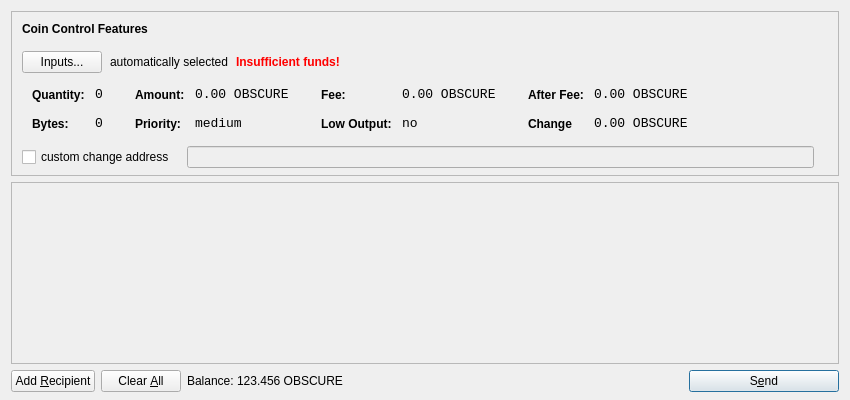
<?xml version="1.0" encoding="UTF-8"?>
<ui version="4.0">
 <class>SendCoinsDialog</class>
 <widget class="QDialog" name="SendCoinsDialog">
  <property name="geometry">
   <rect>
    <x>0</x>
    <y>0</y>
    <width>850</width>
    <height>400</height>
   </rect>
  </property>
  <property name="windowTitle">
   <string>Send Coins</string>
  </property>
  <layout class="QVBoxLayout" name="verticalLayout" stretch="0,1,0">
   <property name="bottomMargin">
    <number>8</number>
   </property>
   <item>
    <widget class="QFrame" name="frameCoinControl">
     <property name="sizePolicy">
      <sizepolicy hsizetype="Expanding" vsizetype="Expanding">
       <horstretch>0</horstretch>
       <verstretch>0</verstretch>
      </sizepolicy>
     </property>
     <property name="maximumSize">
      <size>
       <width>16777215</width>
       <height>16777215</height>
      </size>
     </property>
     <property name="frameShape">
      <enum>QFrame::StyledPanel</enum>
     </property>
     <property name="frameShadow">
      <enum>QFrame::Sunken</enum>
     </property>
     <layout class="QVBoxLayout" name="verticalLayoutCoinControl2">
      <property name="spacing">
       <number>-1</number>
      </property>
      <property name="leftMargin">
       <number>0</number>
      </property>
      <property name="topMargin">
       <number>0</number>
      </property>
      <property name="rightMargin">
       <number>0</number>
      </property>
      <property name="bottomMargin">
       <number>6</number>
      </property>
      <item>
       <layout class="QVBoxLayout" name="verticalLayoutCoinControl" stretch="0,0,0,0,1">
        <property name="spacing">
         <number>0</number>
        </property>
        <property name="leftMargin">
         <number>10</number>
        </property>
        <property name="topMargin">
         <number>10</number>
        </property>
        <item>
         <layout class="QHBoxLayout" name="horizontalLayoutCoinControl1">
          <property name="bottomMargin">
           <number>15</number>
          </property>
          <item>
           <widget class="QLabel" name="labelCoinControlFeatures">
            <property name="sizePolicy">
             <sizepolicy hsizetype="Preferred" vsizetype="Maximum">
              <horstretch>0</horstretch>
              <verstretch>0</verstretch>
             </sizepolicy>
            </property>
            <property name="font">
             <font>
              <weight>75</weight>
              <bold>true</bold>
             </font>
            </property>
            <property name="styleSheet">
             <string notr="true">font-weight:bold;</string>
            </property>
            <property name="text">
             <string>Coin Control Features</string>
            </property>
           </widget>
          </item>
         </layout>
        </item>
        <item>
         <layout class="QHBoxLayout" name="horizontalLayoutCoinControl2" stretch="0,0,0,0">
          <property name="spacing">
           <number>8</number>
          </property>
          <property name="bottomMargin">
           <number>10</number>
          </property>
          <item>
           <widget class="QPushButton" name="pushButtonCoinControl">
            <property name="styleSheet">
             <string notr="true"/>
            </property>
            <property name="text">
             <string>Inputs...</string>
            </property>
           </widget>
          </item>
          <item>
           <widget class="QLabel" name="labelCoinControlAutomaticallySelected">
            <property name="text">
             <string>automatically selected</string>
            </property>
            <property name="margin">
             <number>5</number>
            </property>
           </widget>
          </item>
          <item>
           <widget class="QLabel" name="labelCoinControlInsuffFunds">
            <property name="font">
             <font>
              <weight>75</weight>
              <bold>true</bold>
             </font>
            </property>
            <property name="styleSheet">
             <string notr="true">color:red;font-weight:bold;</string>
            </property>
            <property name="text">
             <string>Insufficient funds!</string>
            </property>
            <property name="margin">
             <number>5</number>
            </property>
           </widget>
          </item>
          <item>
           <spacer name="horizontalSpacerCoinControl">
            <property name="orientation">
             <enum>Qt::Horizontal</enum>
            </property>
            <property name="sizeHint" stdset="0">
             <size>
              <width>40</width>
              <height>1</height>
             </size>
            </property>
           </spacer>
          </item>
         </layout>
        </item>
        <item>
         <widget class="QWidget" name="widgetCoinControl" native="true">
          <property name="sizePolicy">
           <sizepolicy hsizetype="Preferred" vsizetype="Preferred">
            <horstretch>0</horstretch>
            <verstretch>0</verstretch>
           </sizepolicy>
          </property>
          <property name="minimumSize">
           <size>
            <width>0</width>
            <height>0</height>
           </size>
          </property>
          <property name="styleSheet">
           <string notr="true"/>
          </property>
          <layout class="QHBoxLayout" name="horizontalLayoutCoinControl5">
           <property name="margin">
            <number>0</number>
           </property>
           <item>
            <layout class="QHBoxLayout" name="horizontalLayoutCoinControl3" stretch="0,0,0,1">
             <property name="spacing">
              <number>20</number>
             </property>
             <property name="topMargin">
              <number>0</number>
             </property>
             <property name="bottomMargin">
              <number>10</number>
             </property>
             <item>
              <layout class="QFormLayout" name="formLayoutCoinControl1">
               <property name="horizontalSpacing">
                <number>10</number>
               </property>
               <property name="verticalSpacing">
                <number>14</number>
               </property>
               <property name="leftMargin">
                <number>10</number>
               </property>
               <property name="topMargin">
                <number>4</number>
               </property>
               <property name="rightMargin">
                <number>6</number>
               </property>
               <item row="0" column="0">
                <widget class="QLabel" name="labelCoinControlQuantityText">
                 <property name="styleSheet">
                  <string notr="true">font-weight:bold;</string>
                 </property>
                 <property name="text">
                  <string>Quantity:</string>
                 </property>
                 <property name="margin">
                  <number>0</number>
                 </property>
                </widget>
               </item>
               <item row="0" column="1">
                <widget class="QLabel" name="labelCoinControlQuantity">
                 <property name="font">
                  <font>
                   <family>Monospace</family>
                   <pointsize>10</pointsize>
                  </font>
                 </property>
                 <property name="cursor">
                  <cursorShape>IBeamCursor</cursorShape>
                 </property>
                 <property name="contextMenuPolicy">
                  <enum>Qt::ActionsContextMenu</enum>
                 </property>
                 <property name="text">
                  <string>0</string>
                 </property>
                 <property name="margin">
                  <number>0</number>
                 </property>
                 <property name="textInteractionFlags">
                  <set>Qt::LinksAccessibleByMouse|Qt::TextSelectableByKeyboard|Qt::TextSelectableByMouse</set>
                 </property>
                </widget>
               </item>
               <item row="1" column="0">
                <widget class="QLabel" name="labelCoinControlBytesText">
                 <property name="styleSheet">
                  <string notr="true">font-weight:bold;</string>
                 </property>
                 <property name="text">
                  <string>Bytes:</string>
                 </property>
                </widget>
               </item>
               <item row="1" column="1">
                <widget class="QLabel" name="labelCoinControlBytes">
                 <property name="font">
                  <font>
                   <family>Monospace</family>
                   <pointsize>10</pointsize>
                  </font>
                 </property>
                 <property name="cursor">
                  <cursorShape>IBeamCursor</cursorShape>
                 </property>
                 <property name="contextMenuPolicy">
                  <enum>Qt::ActionsContextMenu</enum>
                 </property>
                 <property name="text">
                  <string>0</string>
                 </property>
                 <property name="textInteractionFlags">
                  <set>Qt::LinksAccessibleByMouse|Qt::TextSelectableByKeyboard|Qt::TextSelectableByMouse</set>
                 </property>
                </widget>
               </item>
              </layout>
             </item>
             <item>
              <layout class="QFormLayout" name="formLayoutCoinControl2">
               <property name="horizontalSpacing">
                <number>10</number>
               </property>
               <property name="verticalSpacing">
                <number>14</number>
               </property>
               <property name="leftMargin">
                <number>6</number>
               </property>
               <property name="topMargin">
                <number>4</number>
               </property>
               <property name="rightMargin">
                <number>6</number>
               </property>
               <item row="0" column="0">
                <widget class="QLabel" name="labelCoinControlAmountText">
                 <property name="styleSheet">
                  <string notr="true">font-weight:bold;</string>
                 </property>
                 <property name="text">
                  <string>Amount:</string>
                 </property>
                 <property name="margin">
                  <number>0</number>
                 </property>
                </widget>
               </item>
               <item row="0" column="1">
                <widget class="QLabel" name="labelCoinControlAmount">
                 <property name="font">
                  <font>
                   <family>Monospace</family>
                   <pointsize>10</pointsize>
                  </font>
                 </property>
                 <property name="cursor">
                  <cursorShape>IBeamCursor</cursorShape>
                 </property>
                 <property name="contextMenuPolicy">
                  <enum>Qt::ActionsContextMenu</enum>
                 </property>
                 <property name="text">
                  <string>0.00 OBSCURE</string>
                 </property>
                 <property name="textInteractionFlags">
                  <set>Qt::LinksAccessibleByMouse|Qt::TextSelectableByKeyboard|Qt::TextSelectableByMouse</set>
                 </property>
                </widget>
               </item>
               <item row="1" column="0">
                <widget class="QLabel" name="labelCoinControlPriorityText">
                 <property name="styleSheet">
                  <string notr="true">font-weight:bold;</string>
                 </property>
                 <property name="text">
                  <string>Priority:</string>
                 </property>
                </widget>
               </item>
               <item row="1" column="1">
                <widget class="QLabel" name="labelCoinControlPriority">
                 <property name="font">
                  <font>
                   <family>Monospace</family>
                   <pointsize>10</pointsize>
                  </font>
                 </property>
                 <property name="cursor">
                  <cursorShape>IBeamCursor</cursorShape>
                 </property>
                 <property name="contextMenuPolicy">
                  <enum>Qt::ActionsContextMenu</enum>
                 </property>
                 <property name="text">
                  <string>medium</string>
                 </property>
                 <property name="textInteractionFlags">
                  <set>Qt::LinksAccessibleByMouse|Qt::TextSelectableByKeyboard|Qt::TextSelectableByMouse</set>
                 </property>
                </widget>
               </item>
              </layout>
             </item>
             <item>
              <layout class="QFormLayout" name="formLayoutCoinControl3">
               <property name="horizontalSpacing">
                <number>10</number>
               </property>
               <property name="verticalSpacing">
                <number>14</number>
               </property>
               <property name="leftMargin">
                <number>6</number>
               </property>
               <property name="topMargin">
                <number>4</number>
               </property>
               <property name="rightMargin">
                <number>6</number>
               </property>
               <item row="0" column="0">
                <widget class="QLabel" name="labelCoinControlFeeText">
                 <property name="styleSheet">
                  <string notr="true">font-weight:bold;</string>
                 </property>
                 <property name="text">
                  <string>Fee:</string>
                 </property>
                 <property name="margin">
                  <number>0</number>
                 </property>
                </widget>
               </item>
               <item row="0" column="1">
                <widget class="QLabel" name="labelCoinControlFee">
                 <property name="font">
                  <font>
                   <family>Monospace</family>
                   <pointsize>10</pointsize>
                  </font>
                 </property>
                 <property name="cursor">
                  <cursorShape>IBeamCursor</cursorShape>
                 </property>
                 <property name="contextMenuPolicy">
                  <enum>Qt::ActionsContextMenu</enum>
                 </property>
                 <property name="text">
                  <string>0.00 OBSCURE</string>
                 </property>
                 <property name="textInteractionFlags">
                  <set>Qt::LinksAccessibleByMouse|Qt::TextSelectableByKeyboard|Qt::TextSelectableByMouse</set>
                 </property>
                </widget>
               </item>
               <item row="1" column="0">
                <widget class="QLabel" name="labelCoinControlLowOutputText">
                 <property name="styleSheet">
                  <string notr="true">font-weight:bold;</string>
                 </property>
                 <property name="text">
                  <string>Low Output:</string>
                 </property>
                </widget>
               </item>
               <item row="1" column="1">
                <widget class="QLabel" name="labelCoinControlLowOutput">
                 <property name="font">
                  <font>
                   <family>Monospace</family>
                   <pointsize>10</pointsize>
                  </font>
                 </property>
                 <property name="cursor">
                  <cursorShape>IBeamCursor</cursorShape>
                 </property>
                 <property name="contextMenuPolicy">
                  <enum>Qt::ActionsContextMenu</enum>
                 </property>
                 <property name="text">
                  <string>no</string>
                 </property>
                 <property name="textInteractionFlags">
                  <set>Qt::LinksAccessibleByMouse|Qt::TextSelectableByKeyboard|Qt::TextSelectableByMouse</set>
                 </property>
                </widget>
               </item>
              </layout>
             </item>
             <item>
              <layout class="QFormLayout" name="formLayoutCoinControl4">
               <property name="horizontalSpacing">
                <number>10</number>
               </property>
               <property name="verticalSpacing">
                <number>14</number>
               </property>
               <property name="leftMargin">
                <number>6</number>
               </property>
               <property name="topMargin">
                <number>4</number>
               </property>
               <property name="rightMargin">
                <number>6</number>
               </property>
               <item row="0" column="0">
                <widget class="QLabel" name="labelCoinControlAfterFeeText">
                 <property name="styleSheet">
                  <string notr="true">font-weight:bold;</string>
                 </property>
                 <property name="text">
                  <string>After Fee:</string>
                 </property>
                 <property name="margin">
                  <number>0</number>
                 </property>
                </widget>
               </item>
               <item row="0" column="1">
                <widget class="QLabel" name="labelCoinControlAfterFee">
                 <property name="font">
                  <font>
                   <family>Monospace</family>
                   <pointsize>10</pointsize>
                  </font>
                 </property>
                 <property name="cursor">
                  <cursorShape>IBeamCursor</cursorShape>
                 </property>
                 <property name="contextMenuPolicy">
                  <enum>Qt::ActionsContextMenu</enum>
                 </property>
                 <property name="text">
                  <string>0.00 OBSCURE</string>
                 </property>
                 <property name="textInteractionFlags">
                  <set>Qt::LinksAccessibleByMouse|Qt::TextSelectableByKeyboard|Qt::TextSelectableByMouse</set>
                 </property>
                </widget>
               </item>
               <item row="1" column="0">
                <widget class="QLabel" name="labelCoinControlChangeText">
                 <property name="styleSheet">
                  <string notr="true">font-weight:bold;</string>
                 </property>
                 <property name="text">
                  <string>Change</string>
                 </property>
                </widget>
               </item>
               <item row="1" column="1">
                <widget class="QLabel" name="labelCoinControlChange">
                 <property name="font">
                  <font>
                   <family>Monospace</family>
                   <pointsize>10</pointsize>
                  </font>
                 </property>
                 <property name="cursor">
                  <cursorShape>IBeamCursor</cursorShape>
                 </property>
                 <property name="contextMenuPolicy">
                  <enum>Qt::ActionsContextMenu</enum>
                 </property>
                 <property name="text">
                  <string>0.00 OBSCURE</string>
                 </property>
                 <property name="textInteractionFlags">
                  <set>Qt::LinksAccessibleByMouse|Qt::TextSelectableByKeyboard|Qt::TextSelectableByMouse</set>
                 </property>
                </widget>
               </item>
              </layout>
             </item>
            </layout>
           </item>
          </layout>
         </widget>
        </item>
        <item>
         <layout class="QHBoxLayout" name="horizontalLayoutCoinControl4" stretch="0,0,0">
          <property name="spacing">
           <number>12</number>
          </property>
          <property name="sizeConstraint">
           <enum>QLayout::SetDefaultConstraint</enum>
          </property>
          <property name="topMargin">
           <number>5</number>
          </property>
          <property name="rightMargin">
           <number>5</number>
          </property>
          <item>
           <widget class="QCheckBox" name="checkBoxCoinControlChange">
            <property name="text">
             <string>custom change address</string>
            </property>
           </widget>
          </item>
          <item>
           <widget class="QLineEdit" name="lineEditCoinControlChange">
            <property name="enabled">
             <bool>false</bool>
            </property>
            <property name="sizePolicy">
             <sizepolicy hsizetype="Expanding" vsizetype="Fixed">
              <horstretch>0</horstretch>
              <verstretch>0</verstretch>
             </sizepolicy>
            </property>
           </widget>
          </item>
          <item>
           <widget class="QLabel" name="labelCoinControlChangeLabel">
            <property name="sizePolicy">
             <sizepolicy hsizetype="Preferred" vsizetype="Expanding">
              <horstretch>0</horstretch>
              <verstretch>0</verstretch>
             </sizepolicy>
            </property>
            <property name="minimumSize">
             <size>
              <width>0</width>
              <height>0</height>
             </size>
            </property>
            <property name="text">
             <string/>
            </property>
            <property name="margin">
             <number>3</number>
            </property>
           </widget>
          </item>
         </layout>
        </item>
        <item>
         <spacer name="verticalSpacerCoinControl">
          <property name="orientation">
           <enum>Qt::Vertical</enum>
          </property>
          <property name="sizeHint" stdset="0">
           <size>
            <width>800</width>
            <height>1</height>
           </size>
          </property>
         </spacer>
        </item>
       </layout>
      </item>
     </layout>
    </widget>
   </item>
   <item>
    <widget class="QScrollArea" name="scrollArea">
     <property name="widgetResizable">
      <bool>true</bool>
     </property>
     <widget class="QWidget" name="scrollAreaWidgetContents">
      <property name="geometry">
       <rect>
        <x>0</x>
        <y>0</y>
        <width>830</width>
        <height>165</height>
       </rect>
      </property>
      <layout class="QVBoxLayout" name="verticalLayout_2">
       <property name="margin">
        <number>0</number>
       </property>
       <item>
        <layout class="QVBoxLayout" name="entries">
         <property name="spacing">
          <number>6</number>
         </property>
        </layout>
       </item>
       <item>
        <spacer name="verticalSpacer">
         <property name="orientation">
          <enum>Qt::Vertical</enum>
         </property>
         <property name="sizeHint" stdset="0">
          <size>
           <width>20</width>
           <height>40</height>
          </size>
         </property>
        </spacer>
       </item>
      </layout>
     </widget>
    </widget>
   </item>
   <item>
    <layout class="QHBoxLayout" name="horizontalLayout">
     <item>
      <widget class="QPushButton" name="addButton">
       <property name="toolTip">
        <string>Send to multiple recipients at once</string>
       </property>
       <property name="text">
        <string>Add &amp;Recipient</string>
       </property>
       <property name="icon">
        <iconset resource="../bitcoin.qrc">
         <normaloff>:/icons/add</normaloff>:/icons/add</iconset>
       </property>
       <property name="autoDefault">
        <bool>false</bool>
       </property>
      </widget>
     </item>
     <item>
      <widget class="QPushButton" name="clearButton">
       <property name="sizePolicy">
        <sizepolicy hsizetype="Minimum" vsizetype="Fixed">
         <horstretch>0</horstretch>
         <verstretch>0</verstretch>
        </sizepolicy>
       </property>
       <property name="toolTip">
        <string>Remove all transaction fields</string>
       </property>
       <property name="text">
        <string>Clear &amp;All</string>
       </property>
       <property name="icon">
        <iconset resource="../bitcoin.qrc">
         <normaloff>:/icons/remove</normaloff>:/icons/remove</iconset>
       </property>
       <property name="autoRepeatDelay">
        <number>300</number>
       </property>
       <property name="autoDefault">
        <bool>false</bool>
       </property>
      </widget>
     </item>
     <item>
      <layout class="QHBoxLayout" name="horizontalLayout_2">
       <property name="spacing">
        <number>3</number>
       </property>
       <item>
        <widget class="QLabel" name="label">
         <property name="sizePolicy">
          <sizepolicy hsizetype="Preferred" vsizetype="Fixed">
           <horstretch>0</horstretch>
           <verstretch>0</verstretch>
          </sizepolicy>
         </property>
         <property name="text">
          <string>Balance:</string>
         </property>
        </widget>
       </item>
       <item>
        <widget class="QLabel" name="labelBalance">
         <property name="sizePolicy">
          <sizepolicy hsizetype="Preferred" vsizetype="Fixed">
           <horstretch>0</horstretch>
           <verstretch>0</verstretch>
          </sizepolicy>
         </property>
         <property name="cursor">
          <cursorShape>IBeamCursor</cursorShape>
         </property>
         <property name="text">
          <string>123.456 OBSCURE</string>
         </property>
         <property name="textInteractionFlags">
          <set>Qt::LinksAccessibleByMouse|Qt::TextSelectableByKeyboard|Qt::TextSelectableByMouse</set>
         </property>
        </widget>
       </item>
      </layout>
     </item>
     <item>
      <spacer name="horizontalSpacer">
       <property name="orientation">
        <enum>Qt::Horizontal</enum>
       </property>
       <property name="sizeHint" stdset="0">
        <size>
         <width>40</width>
         <height>20</height>
        </size>
       </property>
      </spacer>
     </item>
     <item>
      <widget class="QPushButton" name="sendButton">
       <property name="minimumSize">
        <size>
         <width>150</width>
         <height>0</height>
        </size>
       </property>
       <property name="toolTip">
        <string>Confirm the send action</string>
       </property>
       <property name="text">
        <string>S&amp;end</string>
       </property>
       <property name="icon">
        <iconset resource="../bitcoin.qrc">
         <normaloff>:/icons/send</normaloff>:/icons/send</iconset>
       </property>
       <property name="default">
        <bool>true</bool>
       </property>
      </widget>
     </item>
    </layout>
   </item>
  </layout>
 </widget>
 <resources>
  <include location="../bitcoin.qrc"/>
 </resources>
 <connections/>
</ui>
